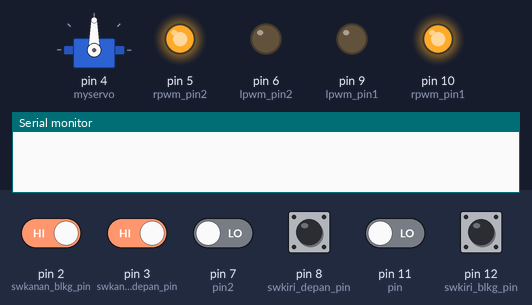
Bench run of a sketch on a simulated Arduino Uno, built with avr-gcc and run on an emulated ATmega328P. Shown: servo, output pins drawn as LEDs (lit = HIGH), the last lines printed to the serial monitor. The inputs (shaded band) are chosen by the test bench; at power-on: pin 2 (swkanan_blkg_pin), pin 3 (swkanan_depan_pin), pin 8 (swkiri_depan_pin), pin 12 (swkiri_blkg_pin) HIGH, pin 7 (pin2), pin 11 (pin) LOW.

Above: at 1.2 s.
1.3 s: pin 2 (swkanan_blkg_pin) driven LOW and pin 3 (swkanan_depan_pin) driven LOW
At 3.2 s:
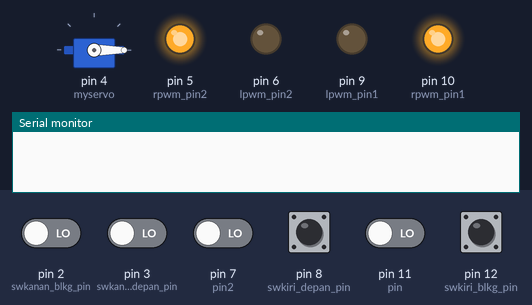
At 7.0 s:
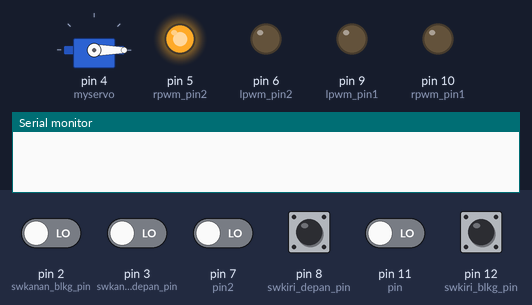
7.3 s: pin 2 (swkanan_blkg_pin) driven HIGH
At 10.8 s:
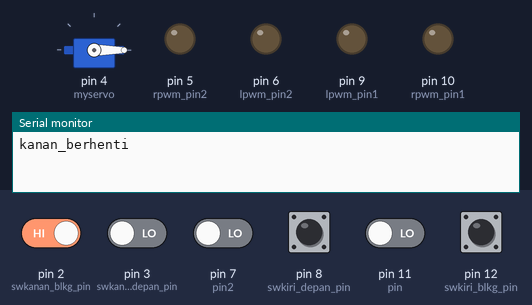
Timing chart, 0 to 12.3 s (numbered marks = the images above; inputs shaded):
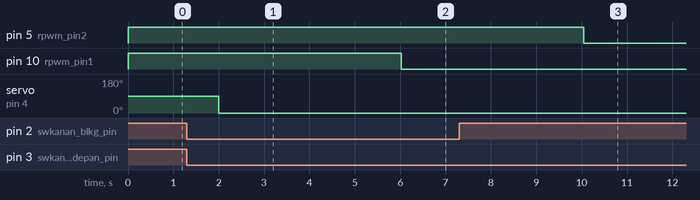

The sketch:

gabung_nano.ino
```cpp
#include <ezButton.h>
#include <Servo.h>
Servo myservo;
int pos = 0;

#define rpwm_pin1 10 //kiri
#define lpwm_pin1 9 //kiri

#define rpwm_pin2 5 //kanan
#define lpwm_pin2 6 //kanan

////#define enable 7
//#define potensio_pin1 A1 //kiri
//#define potensio_pin2 A0 //kanann


byte pin = 11; // Kanan Pixhawk
byte pin2 = 7; // Kiri Pixhawk

int gas_kanan;
int gas_kiri;


unsigned long startMillis;  //some global variables available anywhere in the program
unsigned long currentMillis;
const unsigned long period = 100;  //the value is a number of millisecond


ezButton swkanan_depan_pin(3);
ezButton swkanan_blkg_pin(2);
ezButton swkiri_depan_pin(8);
ezButton swkiri_blkg_pin(12);

int pwm = 255;

void putarkanan(int lpwm_pin, int rpwm_pin)
{
  analogWrite(lpwm_pin, pwm);
  analogWrite(rpwm_pin, 0);
}

void putarkiri(int lpwm_pin, int rpwm_pin)
{
  analogWrite(lpwm_pin, 0);
  analogWrite(rpwm_pin, pwm);
}
void berhenti(int lpwm_pin, int rpwm_pin)
{
  analogWrite(lpwm_pin, 0);
  analogWrite(rpwm_pin, 0);

}

void setup() {
    myservo.attach(4);
  // put your setup code here, to run once:
  pinMode(rpwm_pin1, OUTPUT);
  pinMode(lpwm_pin1, OUTPUT);
  pinMode(rpwm_pin2, OUTPUT);
  pinMode(lpwm_pin2, OUTPUT);
  pinMode(pin, INPUT);
  pinMode(pin2, INPUT);
  Serial.begin(9600);  //start Serial in case we need to print debugging info
  //pinMode(ledPin, OUTPUT);

  swkanan_depan_pin.setDebounceTime(50);
  swkanan_blkg_pin.setDebounceTime(50);
  swkiri_depan_pin.setDebounceTime(50);
  swkiri_blkg_pin.setDebounceTime(50);
  putarkiri(lpwm_pin2, rpwm_pin2);
  putarkiri(lpwm_pin1, rpwm_pin1);

  startMillis = millis();  //initial start time

}

String input = " ", input_tmp = " ";
int state = 0;
int swkanan_depan_val;
int swkanan_blkg_val;
int swkiri_depan_val;
int swkiri_blkg_val;

void initLimit() {
  swkanan_depan_pin.loop();
  swkanan_blkg_pin.loop();
  swkiri_depan_pin.loop();
  swkiri_blkg_pin.loop();
  swkanan_depan_val = swkanan_depan_pin.getState();
  swkanan_blkg_val = swkanan_blkg_pin.getState();
  swkiri_depan_val = swkiri_depan_pin.getState();
  swkiri_blkg_val = swkiri_blkg_pin.getState();
}
//void waitC(int tt) {
//  Serial.print("tunggu");
//  startMillis = currentMillis = millis();
//  while (currentMillis - startMillis <= tt) {
//    currentMillis = millis();
//    initLimit();
//    if (swkanan_depan_val == 0 && swkanan_blkg_val == 0 && swkiri_depan_val == 0 && swkiri_blkg_val == 0)
//      break;
//  }
//  Serial.println("--OK");
//}
int o = 0;

int gas_state_kiri_lama = 0;
int gas_state_kanan_lama = 0;

int gas_state_kiri = 0;
int gas_state_kanan = 0;
int swait=0;

int gas_max=0;
void loop() {
  // put your main code here, to run repeatedly:
  //Serial.println(o++);
  gas_kanan = pulseIn(pin, HIGH);

  gas_kiri = pulseIn(pin2, HIGH);
// Serial.print(gas_kanan);
// Serial.print("\t");
// Serial.println(gas_kiri);
  gas_max=gas_kanan;
  if(gas_max<gas_kiri)gas_max = gas_kiri;
  int sel_1= gas_max-1450;
  pos = sel_1 * (185.0 / 450.0);
  if(pos<0)pos=0;
  myservo.write(pos);

  if(gas_max < gas_kiri)gas_max = gas_kiri;
//Serial.print(gas_kanan);
//Serial.print(" || ");
//Serial.println(gas_kiri);

  initLimit();
//Serial.println("test2");
  if ( currentMillis-startMillis >= 300) {
    if (swkanan_depan_val == 1 || swkanan_blkg_val == 1) {
      berhenti(lpwm_pin2, rpwm_pin2);
Serial.println("kanan_berhenti");
    }

    if (swkiri_depan_val == 1 || swkiri_blkg_val == 1) {
      berhenti(lpwm_pin1, rpwm_pin1);

    }
  }
swait=0;
//////////////////////////////kiri//////////////////////////////
  if (gas_kiri < 1515) {
    gas_state_kiri = 1;
  }
  else if (gas_kiri >= 1515) {
    gas_state_kiri = 2;
  }

  if (gas_state_kiri_lama != gas_state_kiri) {
    swait=1;
    if (gas_state_kiri == 1)
      putarkiri(lpwm_pin1, rpwm_pin1);
    else if (gas_state_kiri == 2)
      putarkanan(lpwm_pin1, rpwm_pin1);
  }
  gas_state_kiri_lama = gas_state_kiri;
///////////////////////////////////////////////////////////////////////

//////////////////////////////kanan//////////////////////////////
  if (gas_kanan < 1515) {
    gas_state_kanan = 1;
  }
  else if (gas_kanan >= 1515) {
    gas_state_kanan = 2;
  }

  if (gas_state_kanan_lama != gas_state_kanan) {
    swait=1;
    if (gas_state_kanan == 1){
      putarkiri(lpwm_pin2, rpwm_pin2);
    //Serial.println("kanan1");
    }
    else if (gas_state_kanan == 2){
      putarkanan(lpwm_pin2, rpwm_pin2);
      //Serial.println("kanan2");
    }
  }
  gas_state_kanan_lama = gas_state_kanan;
///////////////////////////////////////////////////////////////////////

if(swait==1) {
  startMillis = currentMillis = millis();
} currentMillis = millis();


delay(10);
}
```

Measured:
- after the input at 1.3 s, pin 5 (rpwm_pin2): stays HIGH (without the input it goes to LOW after 4.7 s)
- after the input at 7.3 s, pin 5 (rpwm_pin2): HIGH → LOW after 2.7 s
